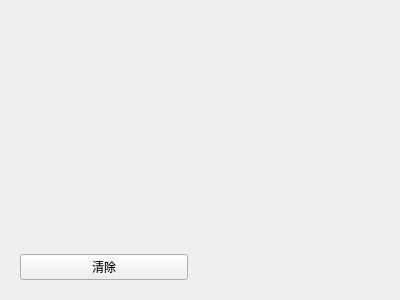
<?xml version="1.0" encoding="UTF-8"?>
<ui version="4.0">
 <class>CameraWidget</class>
 <widget class="QWidget" name="CameraWidget">
  <property name="geometry">
   <rect>
    <x>0</x>
    <y>0</y>
    <width>400</width>
    <height>300</height>
   </rect>
  </property>
  <property name="windowTitle">
   <string>Form</string>
  </property>
  <layout class="QVBoxLayout" name="verticalLayout_2" stretch="6,4">
   <item>
    <widget class="QWidget" name="horizontalLayout2" native="true">
     <layout class="QHBoxLayout" name="horizontalLayout_2"/>
    </widget>
   </item>
   <item>
    <layout class="QHBoxLayout" name="horizontalLayout" stretch="1,1">
     <item>
      <widget class="QWidget" name="widget" native="true">
       <layout class="QVBoxLayout" name="verticalLayout" stretch="10,1">
        <item>
         <widget class="DrawBoard" name="Board" native="true"/>
        </item>
        <item>
         <widget class="QPushButton" name="btnClear">
          <property name="sizePolicy">
           <sizepolicy hsizetype="Expanding" vsizetype="Expanding">
            <horstretch>0</horstretch>
            <verstretch>0</verstretch>
           </sizepolicy>
          </property>
          <property name="text">
           <string>清除</string>
          </property>
         </widget>
        </item>
       </layout>
      </widget>
     </item>
     <item>
      <widget class="ChartWidget" name="Chart" native="true"/>
     </item>
    </layout>
   </item>
  </layout>
 </widget>
 <customwidgets>
  <customwidget>
   <class>DrawBoard</class>
   <extends>QWidget</extends>
   <header>DrawBoard.h</header>
   <container>1</container>
  </customwidget>
  <customwidget>
   <class>ChartWidget</class>
   <extends>QWidget</extends>
   <header>ChartWidget.h</header>
   <container>1</container>
  </customwidget>
 </customwidgets>
 <resources/>
 <connections/>
</ui>
